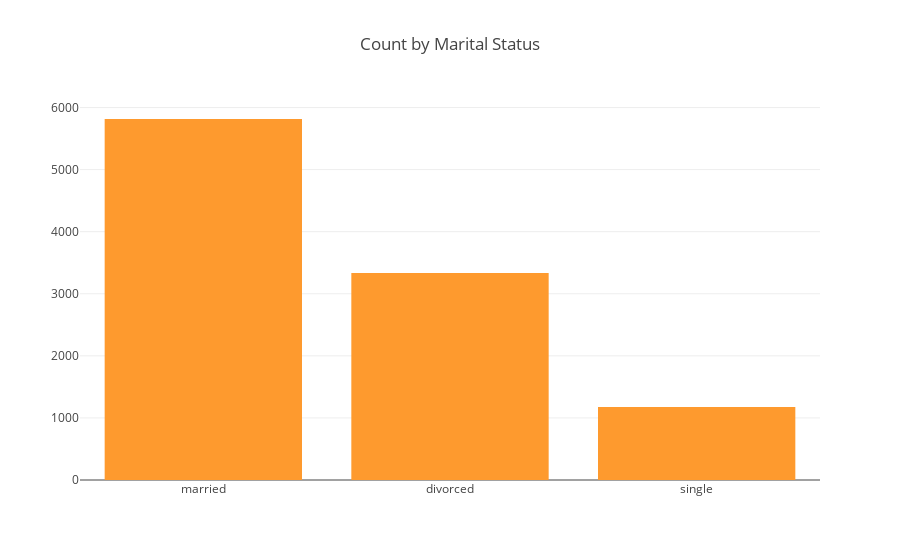

This figure's notebook cell:
### Code cell
vals = df['marital'].value_counts().tolist()
labels = ['married', 'divorced', 'single']

data = [go.Bar(
            x=labels,
            y=vals,
    marker=dict(
    color="#FE9A2E")
    )]

layout = go.Layout(
    title="Count by Marital Status",
)

fig = go.Figure(data=data, layout=layout)



iplot(fig, filename='basic-bar')

### Figure 1 — Plotly figure (JSON) as saved in the notebook; plotly's stock layout.template omitted (floating-point values rounded to 4 significant figures)
{"data": [{"marker": {"color": "#FE9A2E"}, "type": "bar", "uid": "1a3766c9-e3b6-4c7b-b498-618cd9b07909", "x": ["married", "divorced", "single"], "y": [5815, 3336, 1174]}], "layout": {"title": {"text": "Count by Marital Status"}}}
